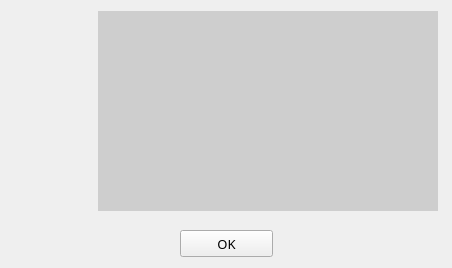
<?xml version="1.0" encoding="UTF-8"?>
<ui version="4.0">
 <class>aboutWindow</class>
 <widget class="QWidget" name="aboutWindow">
  <property name="geometry">
   <rect>
    <x>0</x>
    <y>0</y>
    <width>452</width>
    <height>268</height>
   </rect>
  </property>
  <property name="sizePolicy">
   <sizepolicy hsizetype="Fixed" vsizetype="Expanding">
    <horstretch>0</horstretch>
    <verstretch>0</verstretch>
   </sizepolicy>
  </property>
  <property name="minimumSize">
   <size>
    <width>450</width>
    <height>220</height>
   </size>
  </property>
  <property name="maximumSize">
   <size>
    <width>452</width>
    <height>16777215</height>
   </size>
  </property>
  <property name="windowTitle">
   <string>About EUFAR Metadata Creator</string>
  </property>
  <layout class="QGridLayout" name="gridLayout">
   <item row="0" column="0">
    <layout class="QVBoxLayout" name="verticalLayout_2">
     <item>
      <layout class="QHBoxLayout" name="horizontalLayout">
       <item>
        <layout class="QVBoxLayout" name="verticalLayout">
         <item>
          <widget class="QLabel" name="aw_label_2">
           <property name="minimumSize">
            <size>
             <width>55</width>
             <height>55</height>
            </size>
           </property>
           <property name="maximumSize">
            <size>
             <width>55</width>
             <height>55</height>
            </size>
           </property>
           <property name="text">
            <string/>
           </property>
           <property name="pixmap">
            <pixmap>icons/about_icon.png</pixmap>
           </property>
           <property name="scaledContents">
            <bool>true</bool>
           </property>
          </widget>
         </item>
         <item>
          <spacer name="verticalSpacer">
           <property name="orientation">
            <enum>Qt::Vertical</enum>
           </property>
           <property name="sizeHint" stdset="0">
            <size>
             <width>20</width>
             <height>40</height>
            </size>
           </property>
          </spacer>
         </item>
        </layout>
       </item>
       <item>
        <spacer name="horizontalSpacer">
         <property name="orientation">
          <enum>Qt::Horizontal</enum>
         </property>
         <property name="sizeType">
          <enum>QSizePolicy::Fixed</enum>
         </property>
         <property name="sizeHint" stdset="0">
          <size>
           <width>20</width>
           <height>20</height>
          </size>
         </property>
        </spacer>
       </item>
       <item>
        <widget class="QTextBrowser" name="aw_text_br">
         <property name="sizePolicy">
          <sizepolicy hsizetype="Fixed" vsizetype="Expanding">
           <horstretch>0</horstretch>
           <verstretch>0</verstretch>
          </sizepolicy>
         </property>
         <property name="minimumSize">
          <size>
           <width>340</width>
           <height>170</height>
          </size>
         </property>
         <property name="maximumSize">
          <size>
           <width>340</width>
           <height>16777215</height>
          </size>
         </property>
         <property name="palette">
          <palette>
           <active>
            <colorrole role="Base">
             <brush brushstyle="SolidPattern">
              <color alpha="255">
               <red>206</red>
               <green>206</green>
               <blue>206</blue>
              </color>
             </brush>
            </colorrole>
           </active>
           <inactive>
            <colorrole role="Base">
             <brush brushstyle="SolidPattern">
              <color alpha="255">
               <red>206</red>
               <green>206</green>
               <blue>206</blue>
              </color>
             </brush>
            </colorrole>
           </inactive>
           <disabled>
            <colorrole role="Base">
             <brush brushstyle="SolidPattern">
              <color alpha="255">
               <red>252</red>
               <green>252</green>
               <blue>252</blue>
              </color>
             </brush>
            </colorrole>
           </disabled>
          </palette>
         </property>
         <property name="frameShape">
          <enum>QFrame::NoFrame</enum>
         </property>
         <property name="verticalScrollBarPolicy">
          <enum>Qt::ScrollBarAlwaysOff</enum>
         </property>
         <property name="horizontalScrollBarPolicy">
          <enum>Qt::ScrollBarAlwaysOff</enum>
         </property>
         <property name="lineWrapMode">
          <enum>QTextEdit::WidgetWidth</enum>
         </property>
         <property name="acceptRichText">
          <bool>true</bool>
         </property>
        </widget>
       </item>
      </layout>
     </item>
     <item>
      <spacer name="verticalSpacer_2">
       <property name="orientation">
        <enum>Qt::Vertical</enum>
       </property>
       <property name="sizeType">
        <enum>QSizePolicy::Fixed</enum>
       </property>
       <property name="sizeHint" stdset="0">
        <size>
         <width>20</width>
         <height>13</height>
        </size>
       </property>
      </spacer>
     </item>
     <item>
      <layout class="QHBoxLayout" name="horizontalLayout_2">
       <item>
        <spacer name="horizontalSpacer_3">
         <property name="orientation">
          <enum>Qt::Horizontal</enum>
         </property>
         <property name="sizeHint" stdset="0">
          <size>
           <width>40</width>
           <height>20</height>
          </size>
         </property>
        </spacer>
       </item>
       <item>
        <widget class="QPushButton" name="aw_okButton">
         <property name="minimumSize">
          <size>
           <width>93</width>
           <height>27</height>
          </size>
         </property>
         <property name="maximumSize">
          <size>
           <width>93</width>
           <height>27</height>
          </size>
         </property>
         <property name="font">
          <font>
           <family>Droid Sans Fallback</family>
           <pointsize>10</pointsize>
           <weight>50</weight>
           <bold>false</bold>
           <stylestrategy>PreferDefault</stylestrategy>
          </font>
         </property>
         <property name="text">
          <string>OK</string>
         </property>
        </widget>
       </item>
       <item>
        <spacer name="horizontalSpacer_4">
         <property name="orientation">
          <enum>Qt::Horizontal</enum>
         </property>
         <property name="sizeHint" stdset="0">
          <size>
           <width>40</width>
           <height>20</height>
          </size>
         </property>
        </spacer>
       </item>
      </layout>
     </item>
    </layout>
   </item>
  </layout>
 </widget>
 <resources/>
 <connections/>
</ui>
